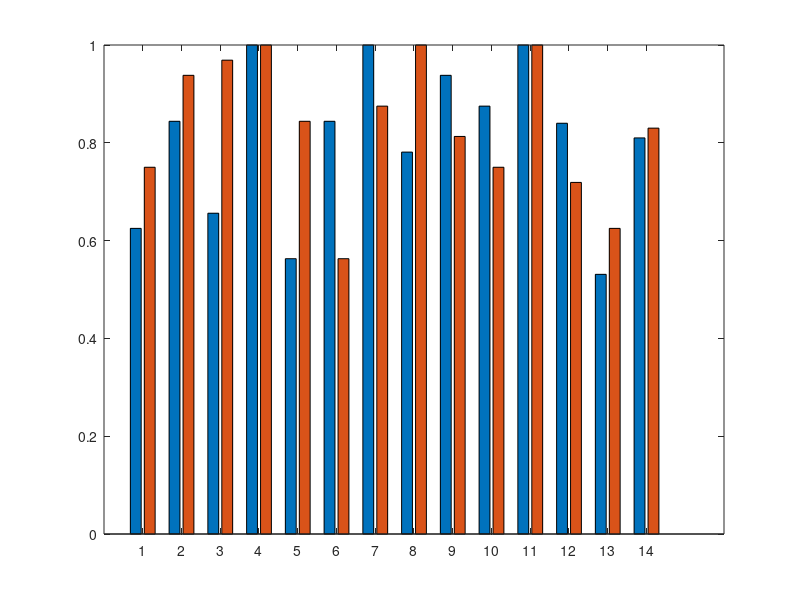

This figure's MATLAB source: (Note: this script raises an error after producing the figure.)
%% Make BCI figure - Subject-driven vs data-driven tasks

bci_data = [
    0.625  0.750;
    0.844  0.938;
    0.656  0.969;
    1.000  1.000;
    0.563  0.844;
    0.844  0.563;
    1.000  0.875;
    0.781  1.000;
    0.938  0.813;
    0.875  0.750;
    1.000  1.000;
    0.840  0.719;
    0.531  0.625;
    0.810  0.830 % last one is the mean (13 participants)
];

std1 = 0.14
std2 = 0.16


b = bar(bci_data,'grouped')


% Set colors (adjust RGB values to match the image)
b(1).FaceColor = [1 0.8 0.6]; % Light orange for "Subject-driven task pair S2"
b(2).FaceColor = [1 0.4 0.4]; % Red for "Data-driven task pair S2"

% Adjust transparency if needed
b(1).FaceAlpha = 0.8;
b(2).FaceAlpha = 1;

% Add legend
legend({'Subject-driven tasks S2', 'Data-driven tasks S2'}, ...
       'Location', 'northoutside', 'Orientation', 'horizontal', 'FontSize', 14);


% Change title and axis labels and its position
hAx=gca;
heightOfYAxis = hAx.YLim(2)
gcf
%title('Accuracies for subject-driven and data-driven mental-task pairs','Position',[11 heightOfYAxis*1.1])
ylabel('Accuracy','Position',[-1 heightOfYAxis/2], 'FontName', 'SansSerif'); 
xlabel('Subject','Position',[11 -0.3], 'FontName', 'SansSerif'); 


% Manuall change x-axis tick labels
xticks([1 2 3 4 5 6 7 8 9 10 11 12 13 14]); % Set specific tick positions
%xticklabels({'1', '2', '4', '6', '7', '8', '9', '10', '11', '12', '13', '14', '16', 'Mean'}); % Custom labels
xticklabels({'1', '2', '3', '4', '5', '6', '7', '8', '9', '10', '11', '12', '13', 'Mean'}); % Custom labels

% Get bar positions
xPositions = b(1).XEndPoints; % Get x-coordinates for first bar group
xPositions2 = b(2).XEndPoints; % Get x-coordinates for second bar group

% Get bar heights
yHeights = b(1).YData; % Heights of first bars
yHeights2 = b(2).YData; % Heights of second bars


% Define the subjects where asterisks should be placed
subjects_with_asterisks_S1 = [2,4,6,7,8,9,10,11,12]; % S1 (Orange bars)
subjects_with_asterisks_S2 = [1,2,3,4,5,7,8,9,10,11,12];  % S2 (Pink bars)

clear length
% Add asterisks above selected bars (for S1)
for i = 1:length(subjects_with_asterisks_S1)
    subject_idx = subjects_with_asterisks_S1(i);
    text(xPositions(subject_idx), yHeights(subject_idx) + 0.01, '*', ...
         'FontSize', 18, 'HorizontalAlignment', 'center');
end

% Add asterisks above selected bars (for S2)
for i = 1:length(subjects_with_asterisks_S2)
    subject_idx = subjects_with_asterisks_S2(i);
    text(xPositions2(subject_idx), yHeights2(subject_idx) + 0.01, '*', ...
         'FontSize', 18, 'HorizontalAlignment', 'center');
end

% Error bar values for mean (Condition 1 and 2)
xErrorBar1 = xPositions(end); % X-position of mean for Condition 1
xErrorBar2 = xPositions2(end); % X-position of mean for Condition 2
yErrorBar1 = yHeights(end); % Y-position of mean for Condition 1
yErrorBar2 = yHeights2(end); % Y-position of mean for Condition 2

% Define error values
lowerError1 = std1; upperError1 = std2; % Condition 1 (subject driven)
lowerError2 = std1; upperError2 = std2; % Condition 2 (data-driven)

% Add separate error bars
hold on;
e1 = errorbar(xErrorBar1, yErrorBar1, lowerError1, upperError1, 'k', 'CapSize', 10, 'LineWidth', 1.5); % Condition 1
e2 = errorbar(xErrorBar2, yErrorBar2, lowerError2, upperError2, 'k', 'CapSize', 10, 'LineWidth', 1.5); % Condition 2
hold off;

% Remove error bars from legend
set(get(get(e1, 'Annotation'), 'LegendInformation'), 'IconDisplayStyle', 'off');
set(get(get(e2, 'Annotation'), 'LegendInformation'), 'IconDisplayStyle', 'off');


set(gcf, 'Color', 'w'); % Set figure background to white

    % Grid and minor tweaks
grid on;
ax = gca;
ax.XGrid = 'off'; % Disable vertical grid
ax.YGrid = 'on';  % Keep horizontal grid
ax.XMinorGrid = 'off';  % Disable minor ticks/grid on x-axis
box on;

% Put figure in standard pretty layout
%fig_comps.fig = gcf;
%STANDARDIZE_FIGURE(fig_comps); 

% Set x and y label size
h=get(gca,'xlabel')
set(h, 'FontSize', 15, 'FontName', 'SansSerif'); 
h=get(gca,'ylabel')
set(h, 'FontSize', 15, 'FontName', 'SansSerif'); 

% Add legend
legend({'Subject-driven tasks S2', 'Data-driven tasks S2'}, ...
       'Location', 'northoutside', 'Orientation', 'horizontal', 'FontSize', 14,'FontName', 'SansSerif');


% ADDING THE SUBJECT- AND DATA-DRIVEN TASKPAIRS LABELS
% Define subject-driven and data-driven task pairs
task_pairs_subject_driven = {
    '\color[rgb]{1.0, 0.0, 0.0}MD-\color[rgb]{0.0, 0.8, 0.8}SN',  % Subject 1 (MD-SN)
    '\color[rgb]{1.0, 0.0, 0.0}MD-\color[rgb]{0.0, 0.8, 0.8}SN',  % Subject 2 (MD-SN)
    '\color[rgb]{0.0, 0.5, 0.0}MT-\color[rgb]{0.0, 0.0, 0.55}MR',  % Subject 3 (MT-MR)
    '\color[rgb]{0.55, 0.27, 0.07}TacI-\color[rgb]{0.0, 0.8, 0.8}SN', % Subject 4 (TacI-SN)
    '\color[rgb]{1.0, 0.5, 0.0}MS-\color[rgb]{0.0, 0.8, 0.8}SN',  % Subject 5 (MS-SN)
    '\color[rgb]{1.0, 0.0, 0.0}MD-\color[rgb]{0.0, 0.5, 0.0}MT',  % Subject 6 (MD-MT)
    '\color[rgb]{0.0, 0.8, 0.8}SN-\color[rgb]{0.0, 0.5, 0.0}MT',  % Subject 7 (SN-MT)
    '\color[rgb]{1.0, 0.0, 0.0}MD-\color[rgb]{0.0, 0.5, 0.0}MT',  % Subject 8 (MD-MT)
    '\color[rgb]{0.55, 0.0, 0.55}MC-\color[rgb]{0.0, 0.5, 0.0}MT',  % Subject 9 (MC-MT)
    '\color[rgb]{0.55, 0.0, 0.55}MC-\color[rgb]{0.0, 0.8, 0.8}SN',  % Subject 10 (MC-SN)
    '\color[rgb]{0.0, 0.5, 0.0}MT-\color[rgb]{0.0, 0.8, 0.8}SN',  % Subject 11 (MT-SN)
    '\color[rgb]{0.0, 0.0, 0.55}MR-\color[rgb]{0.0, 0.5, 0.0}MT',  % Subject 12 (MR-MT)
    '\color[rgb]{1.0, 0.0, 0.0}MD-\color[rgb]{1.0, 0.5, 0.0}MS'   % Subject 13 (MD-MS)
};

task_pairs_data_driven = {
    '\color[rgb]{1.0, 0.0, 0.0}MD-\color[rgb]{0.55, 0.0, 0.55}MC',  % Subject 1 (MD-MC)
    '\color[rgb]{1.0, 0.5, 0.0}MS-\color[rgb]{0.0, 0.8, 0.8}SN',  % Subject 2 (MS-SN)
    '\color[rgb]{1.0, 0.5, 0.0}MS-\color[rgb]{0.0, 0.0, 0.55}MR',  % Subject 3 (MS-MR)
    '\color[rgb]{1.0, 0.0, 0.0}MD-\color[rgb]{0.55, 0.0, 0.55}MC',  % Subject 4 (MD-MC)
    '\color[rgb]{1.0, 0.0, 0.0}MD-\color[rgb]{0.55, 0.0, 0.55}MC',  % Subject 5 (MD-MC)
    '\color[rgb]{1.0, 0.0, 0.0}MD-\color[rgb]{0.55, 0.0, 0.55}MC',  % Subject 6 (MD-MC)
    '\color[rgb]{0.55, 0.0, 0.55}MC-\color[rgb]{0.0, 0.8, 0.8}SN',  % Subject 7 (MC-SN)
    '\color[rgb]{1.0, 0.5, 0.0}MS-\color[rgb]{0.0, 0.8, 0.8}SN',  % Subject 8 (MS-SN)
    '\color[rgb]{0.55, 0.0, 0.55}MC-\color[rgb]{1.0, 0.5, 0.0}MS',  % Subject 9 (MC-MS)
    '\color[rgb]{1.0, 0.0, 0.0}MD-\color[rgb]{1.0, 0.5, 0.0}MS',  % Subject 10 (MD-MS)
    '\color[rgb]{1.0, 0.0, 0.0}MD-\color[rgb]{0.55, 0.0, 0.55}MC',  % Subject 11 (MD-MC)
    '\color[rgb]{0.0, 0.5, 0.0}MT-\color[rgb]{0.55, 0.0, 0.55}MC',  % Subject 12 (MT-MC)
    '\color[rgb]{0.0, 0.0, 0.55}MR-\color[rgb]{0.55, 0.27, 0.07}TacI'   % Subject 13 (MR-TacI)
};

% Add labels for subject-driven and data-driven
yOffsetTasks = -0.10
text(-0.5, yOffsetTasks, 'Subject-driven tasks:', 'FontSize', 12, 'FontWeight', 'bold', ...
    'HorizontalAlignment', 'right', 'Interpreter', 'tex','FontName', 'SansSerif');

yOffsetData = -0.18
text(-0.5, yOffsetData, 'Data-driven tasks:', 'FontSize', 12, 'FontWeight', 'bold', ...
    'HorizontalAlignment', 'right', 'Interpreter', 'tex','FontName', 'SansSerif');

% Add subject-driven task pairs below bars
for i = 1:length(task_pairs_subject_driven)
    text(i, yOffsetTasks, task_pairs_subject_driven{i}, 'FontSize', 12, ...
         'HorizontalAlignment', 'center', 'Interpreter', 'tex','FontName', 'SansSerif');
end

% Add data-driven task pairs below bars
for i = 1:length(task_pairs_data_driven)
    text(i, yOffsetData, task_pairs_data_driven{i}, 'FontSize', 12, ...
         'HorizontalAlignment', 'center', 'Interpreter', 'tex','FontName', 'SansSerif');
end

        % Make the whole figure outline (axes box) thicker
    ax.LineWidth = 1; % Adjust thickness of figure border
 

       % Increase font size for tick labels
    ax = gca;
    ax.FontSize = 14; % Increases font size of tick labels
    ax.FontName = 'SansSerif'; % Set font type for tick labels


    

%% Make BCI figure 2 - Subject-driven tasks S1 vs Subjectdriven tasks S2 

bci_data = [
    1.000  0.963;
    0.813  1.000;
    0.563  0.563;
    1.000  0.844;
    0.563  1.000;
    0.938  0.781;
    1.000  0.875;
    1.000  0.844;
    1.000  0.840;
    0.880  0.860 % last one is the mean (9 participants)
];

std1 = 0.19
std2 = 0.13


b = bar(bci_data,'grouped')


% Set colors (adjust RGB values to match the image)
b(1).FaceColor = [1.0, 0.87, 0.80]; % Approximate Light Pink/Beige for "Subject-driven task pair S1"
b(2).FaceColor = [1 0.8 0.6]; % Light orange for "Subject-driven task pair S2"

% Adjust transparency if needed
b(1).FaceAlpha = 0.8;
b(2).FaceAlpha = 1;


% Change title and axis labels and its position
hAx=gca;
heightOfYAxis = hAx.YLim(2)
gcf
%title('Accuracies for subject-driven and data-driven mental-task pairs','Position',[11 heightOfYAxis*1.1])
ylabel('Accuracy','Position',[-1 heightOfYAxis/2]);
xlabel('Subject','Position',[11 -0.3]);

% Add legend
legend({'Subject-driven tasks S1', 'Subject-driven tasks S2'}, ...
       'Location', 'northoutside', 'Orientation', 'horizontal', 'FontSize', 14);

% Manuall change x-axis tick labels
xticks([1 2 3 4 5 6 7 8 9 10]); % Set specific tick positions
xticklabels({'1', '2', '3', '4', '5', '6', '7', '8', '9', 'Mean'}); % Custom labels

% Get bar positions
xPositions = b(1).XEndPoints; % Get x-coordinates for first bar group
xPositions2 = b(2).XEndPoints; % Get x-coordinates for second bar group

% Get bar heights
yHeights = b(1).YData; % Heights of first bars
yHeights2 = b(2).YData; % Heights of second bars

% Define the subjects where asterisks should be placed
subjects_with_asterisks_S1 = [1, 2, 4,6,7,8,9]; % S1 (Orange bars)
subjects_with_asterisks_S2 = [1, 2, 4, 5, 6, 7, 8, 9];  % S2 (Pink bars)

% Add asterisks above selected bars (for S1)
for i = 1:length(subjects_with_asterisks_S1)
    subject_idx = subjects_with_asterisks_S1(i);
    text(xPositions(subject_idx), yHeights(subject_idx) + 0.01, '*', ...
         'FontSize', 18, 'HorizontalAlignment', 'center');
end

% Add asterisks above selected bars (for S2)
for i = 1:length(subjects_with_asterisks_S2)
    subject_idx = subjects_with_asterisks_S2(i);
    text(xPositions2(subject_idx), yHeights2(subject_idx) + 0.01, '*', ...
         'FontSize', 18, 'HorizontalAlignment', 'center');
end


% Error bar values for mean (Condition 1 and 2)
xErrorBar1 = xPositions(end); % X-position of mean for Condition 1
xErrorBar2 = xPositions2(end); % X-position of mean for Condition 2
yErrorBar1 = yHeights(end); % Y-position of mean for Condition 1
yErrorBar2 = yHeights2(end); % Y-position of mean for Condition 2

% Define error values
lowerError1 = std1; upperError1 = std2; % Condition 1 (subject driven)
lowerError2 = std1; upperError2 = std2; % Condition 2 (data-driven)

% Add separate error bars
hold on;
e1 = errorbar(xErrorBar1, yErrorBar1, lowerError1, upperError1, 'k', 'CapSize', 10, 'LineWidth', 1.5); % Condition 1
e2 = errorbar(xErrorBar2, yErrorBar2, lowerError2, upperError2, 'k', 'CapSize', 10, 'LineWidth', 1.5); % Condition 2
hold off;

% Remove error bars from legend
set(get(get(e1, 'Annotation'), 'LegendInformation'), 'IconDisplayStyle', 'off');
set(get(get(e2, 'Annotation'), 'LegendInformation'), 'IconDisplayStyle', 'off');

% Grid and minor tweaks
grid on;
ax = gca;
ax.XGrid = 'off'; % Disable vertical grid
ax.YGrid = 'on';  % Keep horizontal grid
ax.XMinorGrid = 'off';  % Disable minor ticks/grid on x-axis
box on;

set(gcf, 'Color', 'w'); % Set figure background to white

% Put figure in standard pretty layout
%fig_comps.fig = gcf;
%STANDARDIZE_FIGURE(fig_comps); 

% Set x and y label size
h=get(gca,'xlabel')
set(h, 'FontSize', 15,'FontName','SansSerif') 
h=get(gca,'ylabel')
set(h, 'FontSize', 15,'FontName','SansSerif') 

% Add legend
legend({'Subject-driven tasks S1', 'Subject-driven tasks S2'}, ...
       'Location', 'northoutside', 'Orientation', 'horizontal', 'FontSize', 14, 'FontName','SansSerif');

% ADDING THE SUBJECT_DRIVEN TASKPAIRS
% Define task pairs for each subject
task_pairs = {
    '\color[rgb]{1.0, 0.0, 0.0}MD-\color[rgb]{1.0, 0.5, 0.0}MS',  % Subject 1 (MD-MS)
    '\color[rgb]{0.55, 0.27, 0.07}TacI-\color[rgb]{0.0, 0.8, 0.8}SN', % Subject 2 (TacI-SN)
    '\color[rgb]{1.0, 0.5, 0.0}MS-\color[rgb]{0.0, 0.8, 0.8}SN',  % Subject 3 (MS-SN)
    '\color[rgb]{1.0, 0.0, 0.0}MD-\color[rgb]{0.0, 0.5, 0.0}MT',  % Subject 4 (MD-MT)
    '\color[rgb]{0.0, 0.8, 0.8}SN-\color[rgb]{0.0, 0.5, 0.0}MT',  % Subject 5 (SN-MT)
    '\color[rgb]{1.0, 0.0, 0.0}MD-\color[rgb]{0.0, 0.5, 0.0}MT',  % Subject 6 (MD-MT)
    '\color[rgb]{0.55, 0.0, 0.55}MC-\color[rgb]{0.0, 0.8, 0.8}SN',  % Subject 7 (MC-SN)
    '\color[rgb]{0.0, 0.5, 0.0}MT-\color[rgb]{0.0, 0.8, 0.8}SN',  % Subject 8 (MT-SN)
    '\color[rgb]{0.0, 0.0, 0.55}MR-\color[rgb]{0.0, 0.5, 0.0}MT'  % Subject 9 (MR-MT)
};

% Add task pair labels below bars
yOffset = -0.08;  % Adjust vertical position of text labels
for i = 1:length(task_pairs)
    if ~isempty(task_pairs{i})
        text(i, yOffset, task_pairs{i}, 'FontSize', 14,'FontName','SansSerif', ...
             'HorizontalAlignment', 'center', 'Interpreter', 'tex');
    end
end

        % Make the whole figure outline (axes box) thicker
    ax.LineWidth = 1; % Adjust thickness of figure border
 

       % Increase font size for tick labels
    ax = gca;
    ax.FontSize = 14; % Increases font size of tick labels
    ax.FontName = 'SansSerif'; % Set font type for tick labels

     ylim([0.0 1]);



     % ADDING DAY BETWEEN SESSIONS

% Define the days between sessions
days_between_sessions = [7, 338, 232, 218, 235, 338, 277, 277, 147];

% Define the y-position for text labels (adjust as needed)
yOffsetDays = -0.1; % Adjust vertical position for "Days between sessions"
yOffsetTasks = -0.2; % Adjust vertical position for "Subject-driven tasks"

% Add the bold label "Days between sessions" on the left
text(0.3, yOffsetDays, '\bf{Days between sessions}', ...
     'FontSize', 12, 'HorizontalAlignment', 'right', 'FontName', 'SansSerif', 'Interpreter', 'tex');

% Add the bold label "Subject-driven tasks" on the left
text(0.3, yOffsetTasks, '\bf{Subject-driven tasks}', ...
     'FontSize', 12, 'HorizontalAlignment', 'right', 'FontName', 'SansSerif', 'Interpreter', 'tex');

% Add text labels for the number of days below each subject's bar
for i = 1:length(days_between_sessions)
    text(i, yOffsetDays, sprintf('%d', days_between_sessions(i)), ...
         'FontSize', 12, 'HorizontalAlignment', 'center', 'FontName', 'SansSerif');
end





     %% Statistiscal tests

     bci_data_subject_subject = [
    1.000  0.963;
    0.813  1.000;
    0.563  0.563;
    1.000  0.844;
    0.563  1.000;
    0.938  0.781;
    1.000  0.875;
    1.000  0.844;
    1.000  0.840;]

     condition1 = bci_data_subject_subject(:,1);
     condition2 = bci_data_subject_subject(:,2);

   

     % Perform a paired t-test
[h, p, ci, stats] = ttest(condition1, condition2);

% Display results
disp('Paired t-test results:');
disp(['t-value: ', num2str(stats.tstat)]);
disp(['Degrees of freedom: ', num2str(stats.df)]);
disp(['p-value: ', num2str(p)]);
disp(['Mean of Condition 1: ', num2str(mean(condition1))]);
disp(['Mean of Condition 2: ', num2str(mean(condition2))]);
disp(['Standard deviation of differences: ', num2str(stats.sd)]);

% Correlation with days between session

days_between_session = [7,338,232,218,235,338,277,277,147]'
diff_condition1_condition2 = condition1-condition2

[r,p] = corr(days_between_session,diff_condition1_condition2, 'Type', 'Spearman')